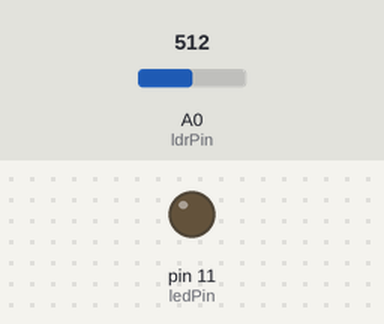
Bench run of a sketch on a simulated Arduino Uno, built with avr-gcc and run on an emulated ATmega328P. On the bench: output pins drawn as LEDs (lit = HIGH). The test bench sets the inputs (shaded band); at power-on: A0 (ldrPin) = 512.

Above: at 1.2 s.
1.3 s: A0 (ldrPin) set to 888
2.8 s: A0 (ldrPin) set to 918
At 3.3 s:
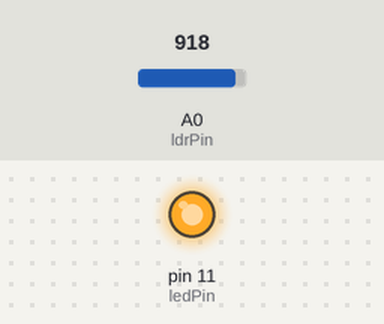
Timing chart, 0 to 5.8 s (numbered marks = the images above; inputs shaded):
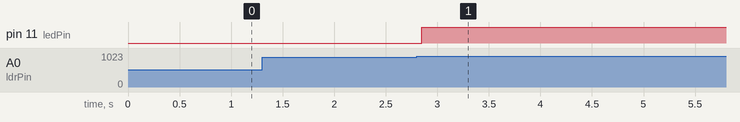

The sketch:

ReceiverCode.ino
```cpp
int ldrPin=A0;
int ledPin=11;
int noise=0;
char text=NULL;
char ascii_values[62]={'A','B','C','D','E','F','G','H','I','J','K','L','M','N','O','P','Q','R','S','T','U','V','W','X','Y','Z','a','b','c','d','e','f','g','h','i','j','k','l','m','n','o','p','q','r','s','t','u','v','w','x','y','z','0','1','2','3','4','5','6','7','8','9'};
int check(int bin[8])
{
  int ascii=0;
  for(int i=0;i<8;i++)
  {
    ascii=ascii+bin[i]*pow(bin[i],(7-i));
  }
  return ascii;
}

void setup()
{
  Serial.begin(9600);
  pinMode(ldrPin,INPUT);
  noise=analogRead(ldrPin);
  //Serial.println(noise);
}
void loop()
{
  int rec=analogRead(ldrPin);
  rec=rec-(noise-10);
  //Serial.println(rec);
  if(rec>400)
  delay(50);

  int binData[8]={0,0,0,0,0,0,0,0};

  if(rec>400)
  {
    for(int i=0; i<8; i++)
    {
      int data=analogRead(ldrPin);
      //Serial.println(data);
      data=data-(noise-10);
      //Serial.println(data);
      if(data>100 && data<400)
      {
        analogWrite(ledPin, 0);
        binData[i]=0;
        //Serial.println("0");
      }
      if(data>400)
      {
        binData[i]=1;
        analogWrite(ledPin, 255);
        //Serial.println("1");
      }
      delay(60);
    }
  }
  int ascii_value=binData[0]*128+binData[1]*64+binData[2]*32+binData[3]*16+binData[4]*8+binData[5]*4+binData[6]*2+binData[7]*1;
  /*for(int i=0;i<8;i++)
  {
    ascii_value=ascii_value+binData[i]*pow(2,(7-i));
  }*/

  //int ascii_value=check(binData);
  /*if(ascii_value>0)
    Serial.println(ascii_value);
  */
  if(ascii_value==32)
  {
    Serial.print(" ");
  }
  else
  {
    if(ascii_value>=65 && ascii_value<=90)
    {
      int x=ascii_value-65;
      Serial.print(ascii_values[x]);
    }
    else if(ascii_value>=97 && ascii_value<=122)
    {
      int x=ascii_value-97;
      Serial.print(ascii_values[26+x]);
    }
    else if(ascii_value>=48 && ascii_value<=57)
    {
      int x=ascii_value-48;
      Serial.print(ascii_values[52+x]);
    }
  }
}
```

Measured:
- the behaviour switches between 902 and 903 on A0 (ldrPin) (found by bisection; images 0 and 1)
- after the input at 1.3 s, every drawn part: stays the same
- after the input at 2.8 s, pin 11 (ledPin): LOW → HIGH after 0.05 s
